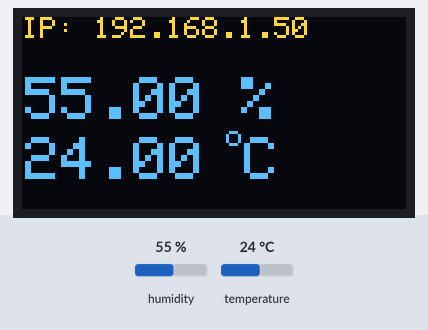
Bench run of a sketch on a simulated ESP32. On the bench: 128×64 one-colour display. The test bench sets the inputs (shaded band); at power-on: humidity 55 %, temperature 24 °C. The OLED is the two-colour kind (top 16 rows yellow); WiFi joins after 1.5 s; servers stay silent unless stated; the display library's start-up logo is not drawn; what the sketch prints to the serial monitor is not drawn.

Above: at 4.3 s.
4.4 s: humidity set to 22 %
At 6.8 s:
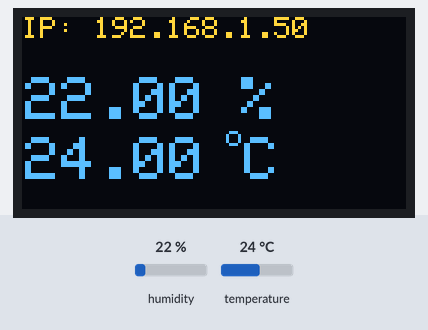
7.7 s: temperature set to 12 °C
At 10.4 s:
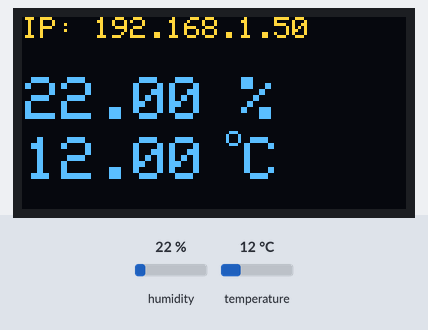
10.7 s: humidity set to 40 %
At 12.8 s:
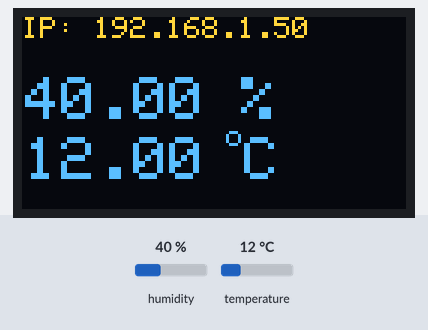
13.7 s: temperature set to 19 °C
At 16.5 s:
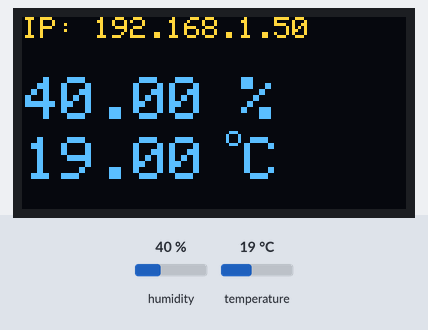
Timing chart, 0 to 17.8 s (numbered marks = the images above; inputs shaded):
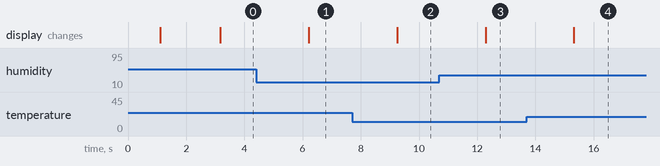

The sketch:

ESP32_Gauges.ino
```cpp
// (licence header left out)
// Import required libraries
#include <WiFi.h>
#include <ESPAsyncWebServer.h>
#include <SPI.h>
#include <Wire.h>
#include <Adafruit_GFX.h>
#include <Adafruit_SSD1306.h>

#define SCREEN_WIDTH 128 // OLED display width, in pixels
#define SCREEN_HEIGHT 64 // OLED display height, in pixels

#define OLED_RESET     -1 // Reset pin # (or -1 if sharing Arduino reset pin)
#define SCREEN_ADDRESS 0x3C ///< get adddress using I2C scanner
Adafruit_SSD1306 display(SCREEN_WIDTH, SCREEN_HEIGHT, &Wire, OLED_RESET);

#include <DHTesp.h>
#define DHTPIN 25     // Sensoriaus jungtis
#define DHTTYPE    DHT11
DHTesp dht;
  float h =  -1; // kintamasis dregnumui
  float t =  -1; // kintamasis tempraturai


// Timer variables
unsigned long lastTime = 0;
unsigned long timerDelay = 3000;

// Replace with your network credentials
const char* ssid = ""; //"REPLACE_WITH_YOUR_SSID";
const char* password = ""; //"REPLACE_WITH_YOUR_PASSWORD";

// Create AsyncWebServer object on port 80
AsyncWebServer server(80);

String readDHTTemperature() {
  //t = dht.readTemperature();
  if (isnan(t)) {
    Serial.println("Failed to read from DHT sensor!");
    return "--";
  }
  else {
    Serial.println(t);
    return String(t);
  }
}

String readDHTHumidity() {
  // Sensor readings may also be up to 2 seconds 'old' (its a very slow sensor)
  //h = dht.readHumidity();
  if (isnan(h)) {
    Serial.println("Failed to read from DHT sensor!");
    return "--";
  }
  else {
    Serial.println(h);
    return String(h);
  }
}

void updateOled() {

  display.clearDisplay();
  display.setTextSize(1);
  display.setTextColor(WHITE);

  display.setCursor (0,0) ;
  display.print ("IP: ") ;
  display.print(WiFi.localIP()) ;
  //if (WiFi.status() != WL_CONNECTED) {
  //    display.print ("be rysio") ;
  //}
  //else  {
  //    display.print ("Wifi yra");
  //}

  display.setTextSize(2);             // Draw 2X-scale text

  display.setCursor (1,20) ;
  display.print (h) ;
  display.print (" %") ;

  display.setCursor (1,40) ;
  display.print (t) ;
  // print degree symbols ( ° )
  display.drawCircle(70, 40, 2, WHITE);
  display.setCursor(74,40);
  display.print("C");

  display.display();
}

void getTemp() {
  // This function describes what will happen with each timer tick
  // e.g. writing sensor value to datastream V5
  h = dht.getHumidity();
  t = dht.getTemperature();

	if (dht.getStatus() != 0) {
		Serial.println("DHT11 error status: " + String(dht.getStatusString()));
		//return ;
	}

  updateOled() ;
}

// Initialize WiFi
void initWiFi() {
  WiFi.mode(WIFI_STA);
  WiFi.begin(ssid, password);
  Serial.print("Connecting to WiFi ..");
  while (WiFi.status() != WL_CONNECTED) {
    Serial.print('.');
    updateOled() ;
    delay(1000);
  }
  Serial.println(WiFi.localIP());
}

const char index_html[] PROGMEM = R"rawliteral(
<!DOCTYPE HTML><html>
<head>
  <meta name="viewport" content="width=device-width, initial-scale=1" charset="UTF-8">
  <link rel="stylesheet" href="https://use.fontawesome.com/releases/v5.7.2/css/all.css" integrity="sha384-fnmOCqbTlWIlj8LyTjo7mOUStjsKC4pOpQbqyi7RrhN7udi9RwhKkMHpvLbHG9Sr" crossorigin="anonymous">
  <style>
    html {
     font-family: Arial;
     display: inline-block;
     margin: 0px auto;
     text-align: center;
    }
    h2 { font-size: 3.0rem; }
    p { font-size: 3.0rem; }
    .units { font-size: 1.2rem; }
    .dht-labels{
      font-size: 1.5rem;
      vertical-align:middle;
      padding-bottom: 15px;
    }
  </style>
</head>
<body>
  <h2>ESP32 DHT Serveris</h2>
  <p>
    <i class="fas fa-thermometer-half" style="color:#059e8a;"></i>
    <span class="dht-labels">Temperatūra</span>
    <span id="temperature">%TEMPERATURE%</span>
    <sup class="units">&deg;C</sup>
  </p>
  <p>
    <i class="fas fa-tint" style="color:#00add6;"></i>
    <span class="dht-labels">Drėgnumas</span>
    <span id="humidity">%HUMIDITY%</span>
    <sup class="units">&percnt;</sup>
  </p>
</body>
</html>)rawliteral";

// Replaces placeholder with DHT values
String processor(const String& var){
  //Serial.println(var);
  if(var == "TEMPERATURE"){
    return readDHTTemperature();
  }
  else if(var == "HUMIDITY"){
    return readDHTHumidity();
  }
  return String();
}

void setup() {
  Serial.begin(115200);

  // SSD1306_SWITCHCAPVCC = generate display voltage from 3.3V internally
  if(!display.begin(SSD1306_SWITCHCAPVCC, SCREEN_ADDRESS)) {
    Serial.println(F("SSD1306 allocation failed"));
    for(;;); // Don't proceed, loop forever
  }

  // Show initial display buffer contents on the screen --
  // the library initializes this with an Adafruit splash screen.
  display.display();
  delay(1000); // Pause for 1 seconds

  // SSD1306_SWITCHCAPVCC = generate display voltage from 3.3V internally
  if(!display.begin(SSD1306_SWITCHCAPVCC, SCREEN_ADDRESS)) {
    Serial.println(F("SSD1306 allocation failed"));
    for(;;); // Don't proceed, loop forever
  }

  dht.setup(DHTPIN, DHTesp::DHTTYPE);

  initWiFi();

  // Route for root / web page
  server.on("/", HTTP_GET, [](AsyncWebServerRequest *request){
    request->send_P(200, "text/html", index_html, processor);
  });

  // Start server
  server.begin();
}


void loop() {
  if ((millis() - lastTime) > timerDelay) {
    getTemp() ;
    lastTime = millis();
  }

}
```

Measured:
- after the input at 4.4 s, the display: changes after 1.8 s (image 1)
- after the input at 7.7 s, the display: changes after 1.5 s (image 2)
- after the input at 10.7 s, the display: changes after 1.6 s (image 3)
- after the input at 13.7 s, the display: changes after 1.6 s (image 4)
